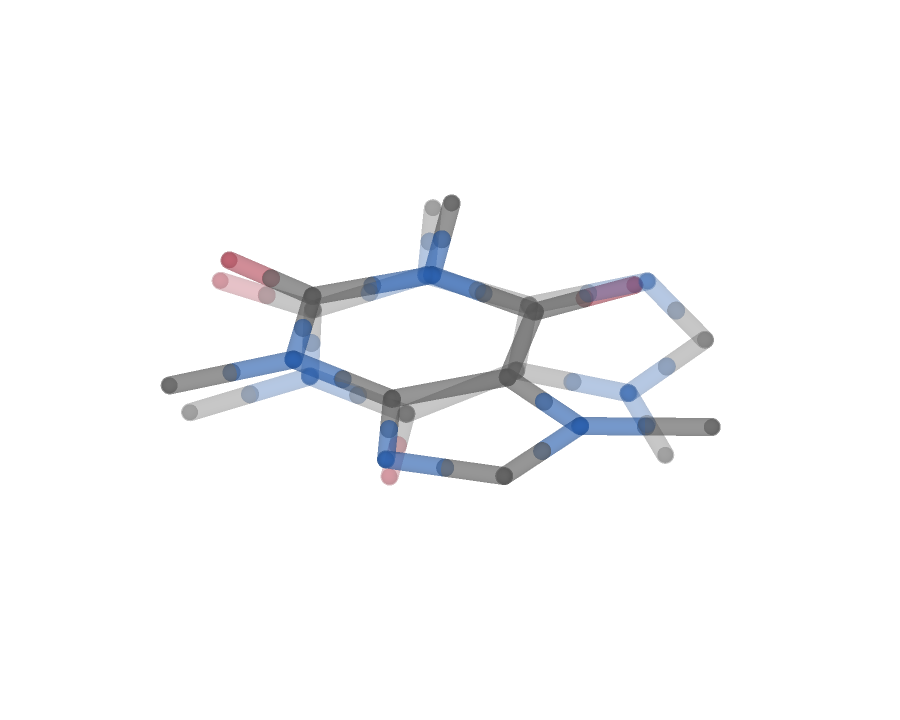
#> input picture docs/images/panel_disorder.png, 1800 x 1440 px (shown at 1/2 size)
$ python compose_readme.py
#> lines starting #> are read from the running program, lines starting #| are printed output that depends on the picture
"""Stitch the three README panels into ``feature_combined.png``.

The three panels occupy equal thirds. ``render_panels.py`` draws them:
disorder fades atoms and bonds by occupancy, DAP-7 is viewed straight down
the b axis with one A hull and one B hull kept visible, and PETN carries a
fruit-green mock arrow on each terminal oxygen, perpendicular to the N–O bond.

    PYTHONPATH=. python docs/images/render_panels.py

    mat-vis render docs/images/showcase_petn_molecule.xyz \\
      -o docs/images/panel_mode.png --backend cpu \\
      --orthogonal --background '#FFFFFF' --style ball_stick --show-hydrogen \\
      --view-direction 0.35 0.55 0.76 \\
      --vector-overlays docs/images/showcase_petn_vectors.json \\
      --atom-scale 0.72 --bond-radius 0.10 \\
      --camera-distance 1.35 --framing-margin 1.08 \\
      --width 800 --height 800 --scale 2

The PETN arrows are a mock displacement perpendicular to the N–O bonds, not a phonon.
"""

from __future__ import annotations

from collections import deque
from pathlib import Path

from PIL import Image, ImageDraw, ImageFont

ROOT = Path(__file__).resolve().parent
PANELS = (
    ("panel_disorder.png", "Disorder", "all"),
    ("panel_polyhedron.png", "Polyhedron", "largest"),
    ("panel_mode.png", "Mode", "all"),
)


def _crop_all(image: Image.Image, pad: int = 36) -> Image.Image:
    rgb = image.convert("RGB")
    pixels = rgb.load()
    width, height = rgb.size
    min_x, min_y, max_x, max_y = width, height, 0, 0
    for y in range(0, height, 2):
        for x in range(0, width, 2):
            red, green, blue = pixels[x, y]
            if red < 248 or green < 248 or blue < 248:
                min_x, min_y = min(min_x, x), min(min_y, y)
                max_x, max_y = max(max_x, x), max(max_y, y)
    return rgb.crop(
        (
            max(0, min_x - pad),
            max(0, min_y - pad),
            min(width, max_x + pad + 1),
            min(height, max_y + pad + 1),
        )
    )


def _crop_largest(image: Image.Image, pad: int = 32) -> Image.Image:
    """Keep the largest ink island so a detached axis compass is not included."""
    rgb = image.convert("RGB")
    width, height = rgb.size
    pixels = rgb.load()
    step = 3
    mask_w = (width + step - 1) // step
    mask_h = (height + step - 1) // step
    ink = [[False] * mask_w for _ in range(mask_h)]
    for y in range(height):
        for x in range(width):
            red, green, blue = pixels[x, y]
            if red < 248 or green < 248 or blue < 248:
                ink[y // step][x // step] = True
    seen = [[False] * mask_w for _ in range(mask_h)]
    best: list[tuple[int, int]] = []
    for y in range(mask_h):
        for x in range(mask_w):
            if not ink[y][x] or seen[y][x]:
                continue
            queue: deque[tuple[int, int]] = deque([(x, y)])
            seen[y][x] = True
            cells = [(x, y)]
            while queue:
                cx, cy = queue.popleft()
                for dx, dy in ((1, 0), (-1, 0), (0, 1), (0, -1)):
                    nx, ny = cx + dx, cy + dy
                    if (
                        0 <= nx < mask_w
                        and 0 <= ny < mask_h
                        and ink[ny][nx]
                        and not seen[ny][nx]
                    ):
                        seen[ny][nx] = True
                        queue.append((nx, ny))
                        cells.append((nx, ny))
            if len(cells) > len(best):
                best = cells
    xs = [cell[0] for cell in best]
    ys = [cell[1] for cell in best]
    return rgb.crop(
        (
            max(0, min(xs) * step - pad),
            max(0, min(ys) * step - pad),
            min(width, (max(xs) + 1) * step + pad),
            min(height, (max(ys) + 1) * step + pad),
        )
    )


def main() -> None:
    slot = 720
    label_h = 56
    canvas = Image.new("RGB", (slot * len(PANELS), slot + label_h), "white")
#> canvas: PIL image 2160x776 RGB; every value is 255
    draw = ImageDraw.Draw(canvas)
    font = ImageFont.truetype("arial.ttf", 32)
    for index, (filename, label, mode) in enumerate(PANELS):
        image = Image.open(ROOT / filename)
#> image is the input picture: PIL image 1800x1440 RGBA; mean R, G, B, A 247.7, 248.2, 249.3, 255
        cropped = _crop_largest(image) if mode == "largest" else _crop_all(image)
#> in _crop_all, `return rgb.crop( ( max(0, min_x - pad), max(0, min_y - pad), min(width..`:
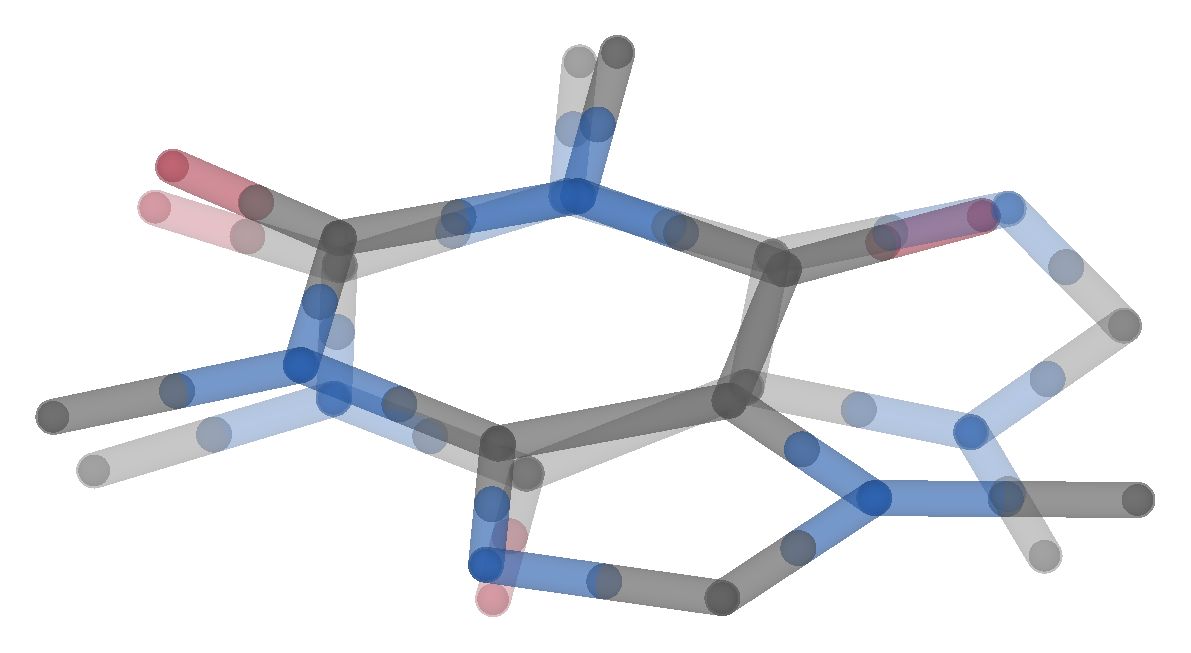
#> returned value: PIL image 1191x653 RGB; mean R, G, B 230.7, 232.4, 236.2
        scale = min(slot / cropped.width, slot / cropped.height)
#> scale = 0.605
        fitted = cropped.resize(
            (max(1, int(round(cropped.width * scale))), max(1, int(round(cropped.height * scale)))),
            Image.Resampling.LANCZOS,
        )
        origin_x = index * slot + (slot - fitted.width) // 2
#> origin_x = 0
        origin_y = (slot - fitted.height) // 2
#> origin_y = 162
        canvas.paste(fitted, (origin_x, origin_y))
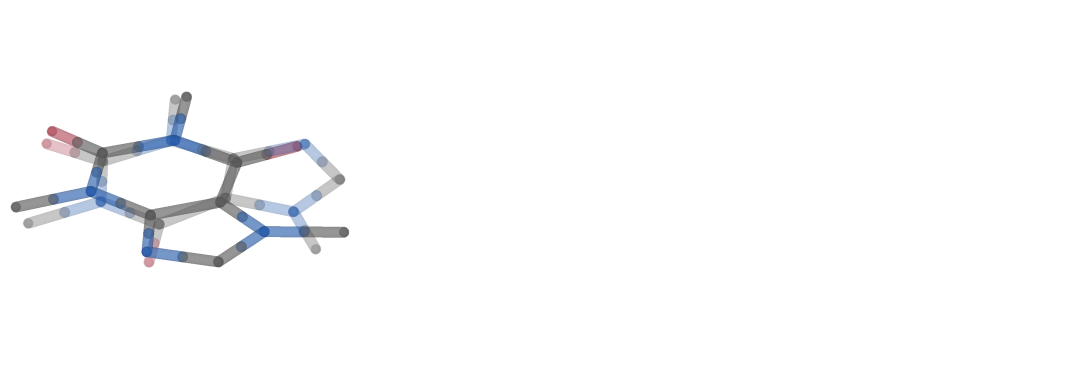
#> canvas: PIL image 2160x776 RGB (shown at 1/2 size); mean R, G, B 250.9, 251.1, 251.8
        text_box = draw.textbbox((0, 0), label, font=font)
#> text_box = (0, 6, 136, 30)
        text_w = text_box[2] - text_box[0]
#> text_w = 136
        draw.text(
            (index * slot + (slot - text_w) / 2, slot + 10),
            label,
            fill="#333333",
            font=font,
        )
#> pass 2 of the loop in main, `for index, (filename, label, mode) in enumerate(PANELS):`:
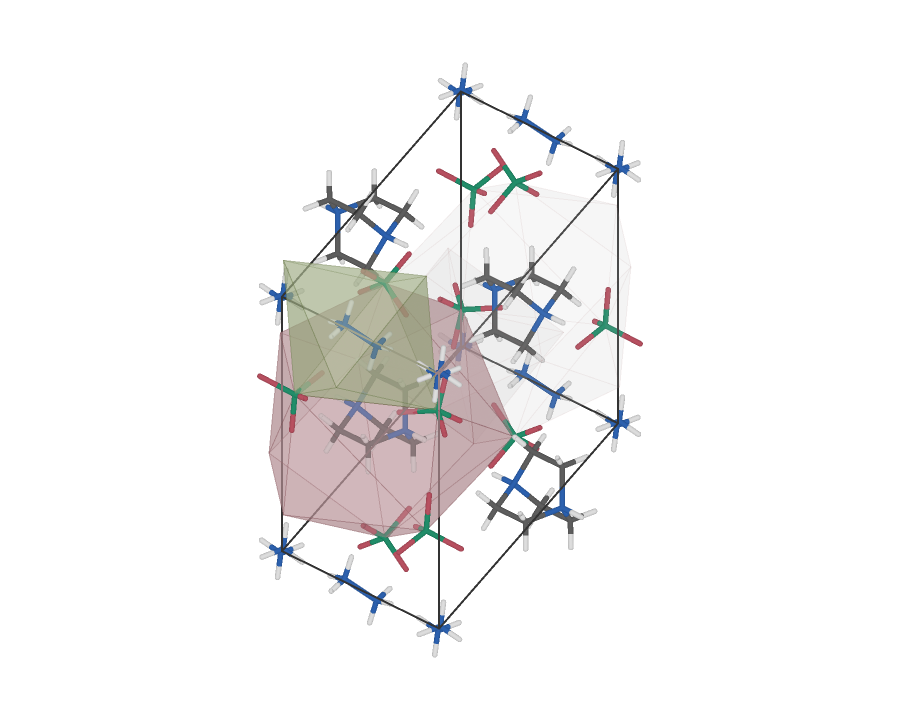
#> input picture docs/images/panel_polyhedron.png, 1800 x 1440 px (shown at 1/2 size)
#> in main, image is the input picture: PIL image 1800x1440 RGBA; mean R, G, B, A 243.9, 243, 242.9, 255
#> after the loop in _crop_largest, `for y in range(height):`: ink = 480 items
#> in main, `fitted = cropped.resize( (max(1, int(round(cropped.width * scale))), m..`:
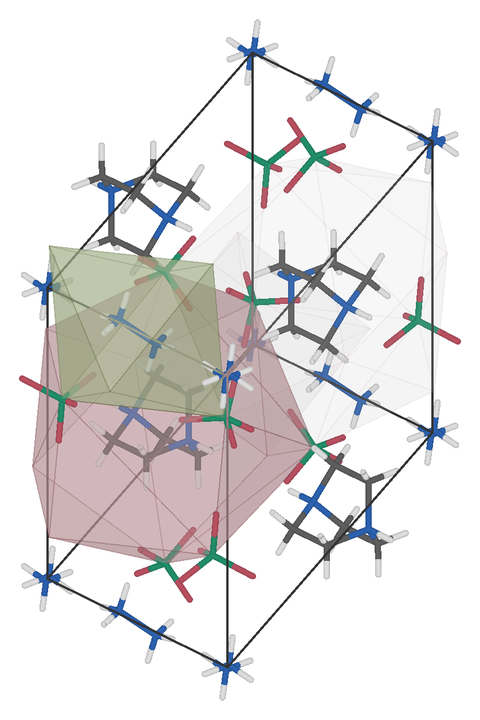
#> fitted: PIL image 480x720 RGB; mean R, G, B 227.5, 225.4, 225.1
#> in main, `canvas.paste(fitted, (origin_x, origin_y))`:
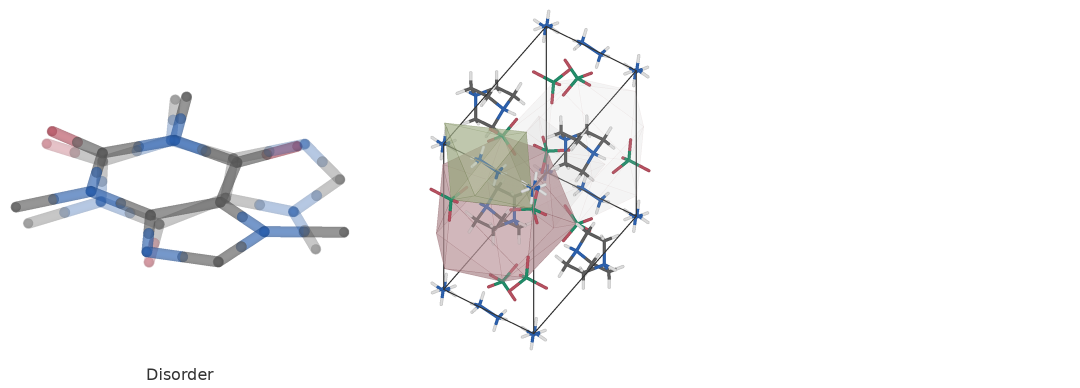
#> canvas: PIL image 2160x776 RGB (shown at 1/2 size); mean R, G, B 245.1, 244.9, 245.5
#> text_box = (0, 6, 178, 37)
#> text_w = 178
#> pass 3 of the loop in main, `for index, (filename, label, mode) in enumerate(PANELS):`:
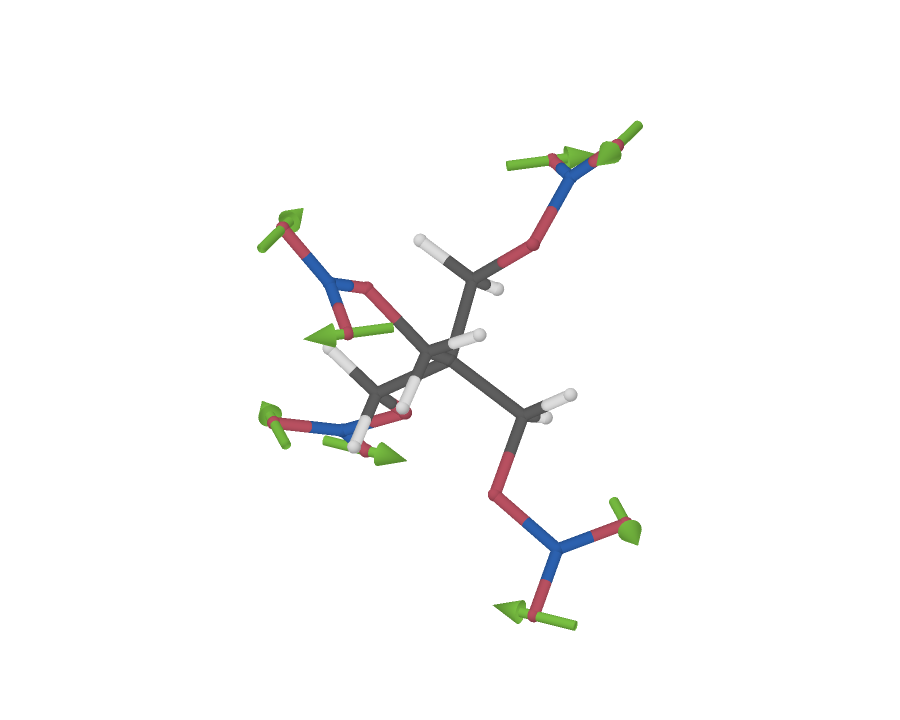
#> input picture docs/images/panel_mode.png, 1800 x 1440 px (shown at 1/2 size)
#> in main, image is the input picture: PIL image 1800x1440 RGBA; mean R, G, B, A 249.8, 249.8, 249.3, 255
#> in _crop_all (call 2), `return rgb.crop( ( max(0, min_x - pad), max(0, min_y - pad), min(width..`:
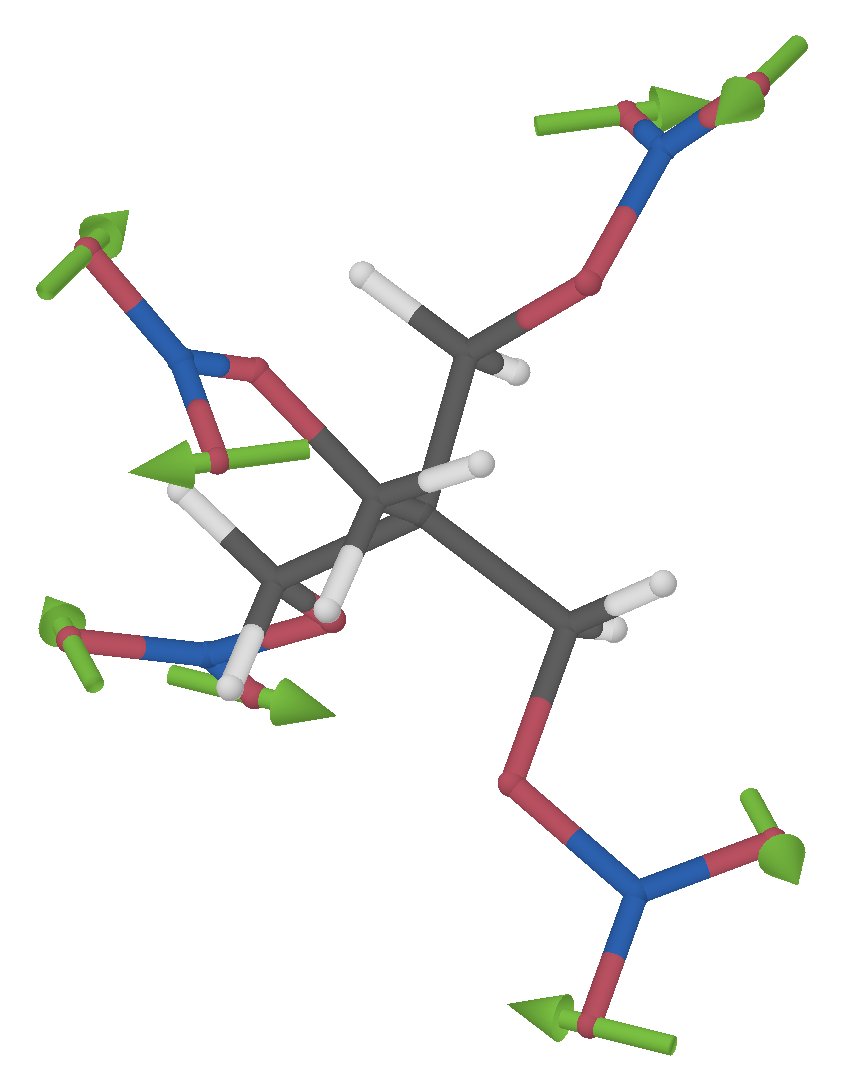
#> returned value: PIL image 843x1091 RGB; mean R, G, B 240.3, 240.4, 238.9
#> fitted: PIL image 556x720 RGB
#> in main, `canvas.paste(fitted, (origin_x, origin_y))`:
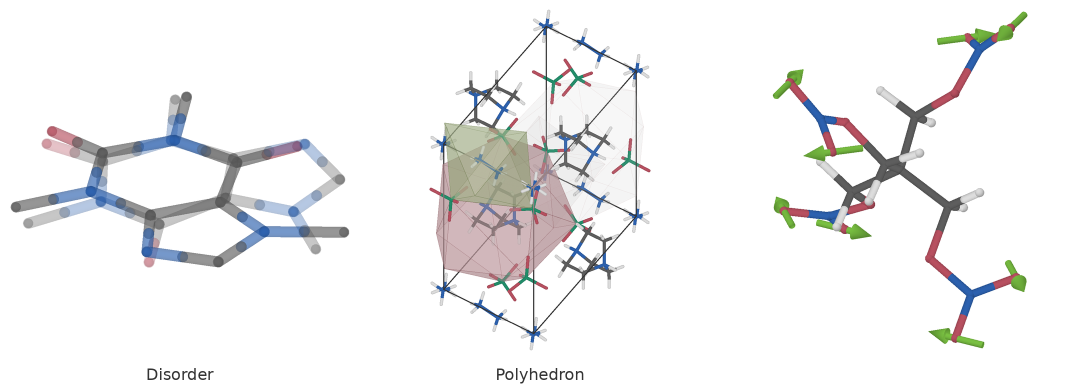
#> canvas: PIL image 2160x776 RGB (shown at 1/2 size); mean R, G, B 241.4, 241.2, 241.5
#> text_box = (0, 6, 87, 30)
#> text_w = 87
    canvas.save(ROOT / "feature_combined.png", "PNG")
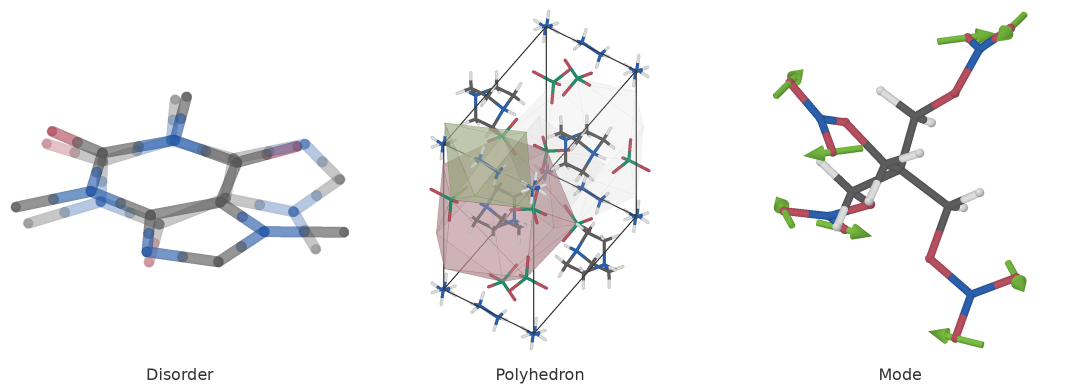
#> saved as feature_combined.png: PIL image 2160x776 RGB (shown at 1/2 size); mean R, G, B 241.3, 241.2, 241.4


if __name__ == "__main__":
    main()
